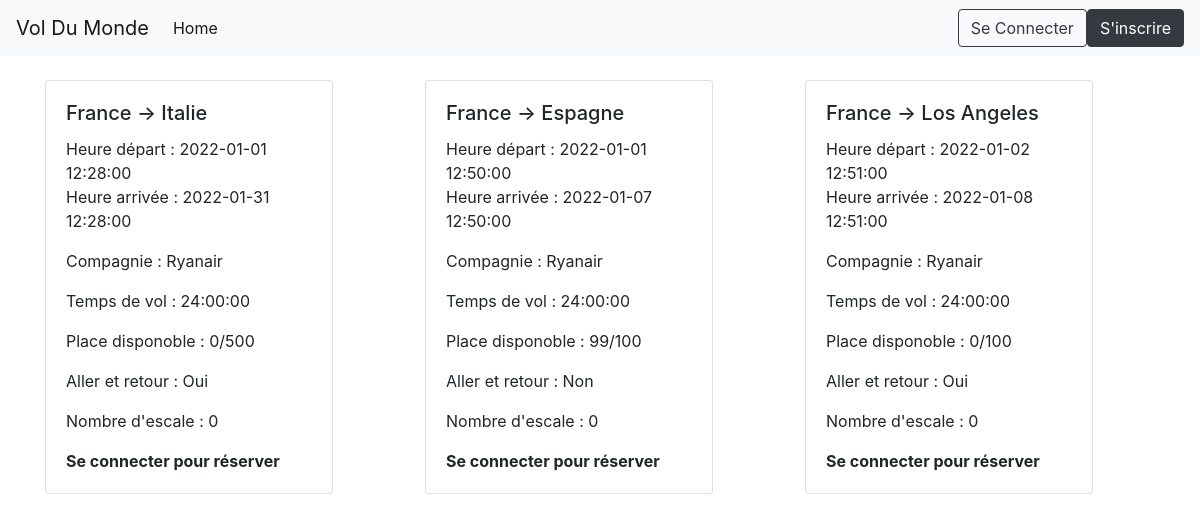
Screenshot of /front/index.php with the database file from the repository.
### tables this page shows
CREATE TABLE `vol` (
  `vol_id` int(11) NOT NULL,
  `depart` varchar(255) NOT NULL,
  `arrivée` varchar(255) NOT NULL,
  `heure_depart` datetime NOT NULL,
  `heure_arrivée` datetime NOT NULL,
  `compagnie` varchar(255) NOT NULL,
  `temps_vol` time NOT NULL,
  `aller_retour` tinyint(1) DEFAULT NULL,
  `escale` int(11) NOT NULL,
  `place` int(11) NOT NULL,
  `place_dispo` int(11) NOT NULL
);

### class/vol.class.php (called while the page is built, shortened)
<?php
class Vol {
    private $connection;
    public function __construct($connection)
    {
        $this->connection = $connection;
    }
    public function AllVol()
    {
        $query   = "SELECT * FROM vol";
        $prepare = $this->connection->prepare($query);
        if ($prepare->execute()) {
            return $prepare ->fetchAll();
        } else {
            return $prepare->errorInfo();
        }
    }
}

### front/index.php (the view, shortened to what this page needs)
<!DOCTYPE html>
<html lang="en">
<head>
    <link rel="stylesheet" href="https://maxcdn.bootstrapcdn.com/bootstrap/4.0.0/css/bootstrap.min.css">
</head>
<body>
    <?php include_once 'header.php'; ?>
      <?php
      $Database= new Database;
      $connection = $Database->create_connection();
      include '../class/vol.class.php';
      $Vol = new Vol($connection);
      $User_vol = new User_vol($connection);
      $all_info = $Vol->AllVol();
      ?>
      <br>
      <div class="container">
        <div class="row">
      <?php
      foreach($all_info as $row){
        ?>
          <div class="col-lg-4" >
            <div class="card" style="width: 18rem;">
              <div class="card-body">
                <h5 class="card-title"><?php echo $row['depart']; echo ' -> '; echo $row['arrivée'];?></h5>
                <p class="card-text">Heure départ : <?php echo $row['heure_depart'];?><br> <?php echo ' Heure arrivée : '; echo $row['heure_arrivée'];?></p>
                <p class="card-text">Compagnie : <?php echo $row['compagnie'];?></p>
                <p class="card-text">Temps de vol : <?php echo $row['temps_vol'];?></p>
                <p class="card-text">Place disponoble : <?php echo $row['place_dispo'] . '/' . $row['place'];?></p>
                <?php
                if($row['aller_retour'] == 1){
                  $aller_retour = "Oui";
                }else{
                  $aller_retour = "Non";
                }
                ?>
                <p class="card-text">Aller et retour : <?php echo $aller_retour;?></p>
                <p class="card-text">Nombre d'escale : <?php echo $row['escale'];?></p>
                <form action="../back/reserver.php" method="POST">
                  <?php
                  if(isset($_SESSION['user_id']) and !empty($_SESSION['user_id'])){
                    $User_vol->user_id = $_SESSION['user_id'][0];
                    $User_vol->vol_id = $row['vol_id'];
                    $control = $User_vol->check_vol();
                    if ($control['cnt'] == 1) {
                      ?>
                      <b>Déjà réservée</b>
                    <?php } elseif ($row['place_dispo'] == 0) { ?>
                      <b>Aucun place disponible</b>
                    <?php } else { ?>
                    <button type="submit" value="Reserver" class="btn btn-primary"><span>Reserver</span></button>
                    <?php
                    }
                  }else{
                    ?>
                    <b>Se connecter pour réserver</b>
                    <?php
                  }
                  ?>
                </form>
              </div>
            </div>
          </div>
          <?php
      }
      ?>
        </div>
      </div>
</body>
</html>

### front/header.php (shortened to what this page needs)
<nav class="navbar navbar-expand-lg navbar-light bg-light">
    <a class="navbar-brand" href="index.php">Vol Du Monde</a>
    <div class="collapse navbar-collapse" id="navbarText">
    <ul class="navbar-nav mr-auto">
        <li class="nav-item active">
            <a class="nav-link" href="index.php">Home <span class="sr-only">(current)</span></a>
        </li>
        <?php if (isset($_SESSION['user_id']) and !empty($_SESSION['user_id'])) { ?>
                <li class="nav-item">
                    <a class="nav-link" href="../front/reservations.php">Vos Reservations</a>
                </li>
            </ul>
            <?php if (isset($_SESSION['admin']) and !empty($_SESSION['admin'])) { ?>
                <a href="../front/admin.php" class="btn btn-outline-dark">Admin</a>
            <?php } ?>
            <a href="../front/profil.php" class="btn btn-outline-dark">Mon Profil</a>
            <a href="../back/destroy.php" class="btn btn-outline-dark">Se Déconnecter</a>
        <?php } else { ?>
            </ul>
            <a href="Login.php" class="btn btn-outline-dark">Se Connecter</a>
            <a href="Register.php" class="btn btn-dark">S'inscrire</a>
        <?php } ?>
    </div>
</nav>

### rows the page displays
vol: depart "France", arrivée "Italie", heure_depart "2022-01-01 12:28:00", heure_arrivée "2022-01-31 12:28:00", compagnie "Ryanair", temps_vol "24:00:00", place_dispo "0", place "500", aller_retour "Oui", escale "0"
vol: depart "France", arrivée "Espagne", heure_depart "2022-01-01 12:50:00", heure_arrivée "2022-01-07 12:50:00", compagnie "Ryanair", temps_vol "24:00:00", place_dispo "99", place "100", aller_retour "Non", escale "0"
vol: depart "France", arrivée "Los Angeles", heure_depart "2022-01-02 12:51:00", heure_arrivée "2022-01-08 12:51:00", compagnie "Ryanair", temps_vol "24:00:00", place_dispo "0", place "100", aller_retour "Oui", escale "0"
